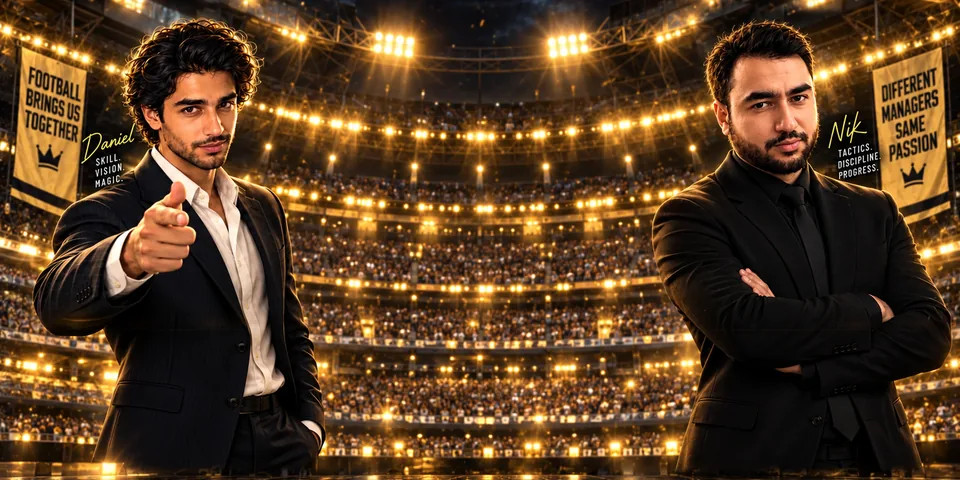
#> input picture visual-assets/v10_1/content/gazette/GZ_LEAD_DRAW.webp, 960 x 480 px
$ python -i mockup_diff.py   (imports and definitions only)
#> lines starting #> are read from the running program, lines starting #| are printed output that depends on the picture
#!/usr/bin/env python3
"""Mockup-diff gate for Career Mode Showdown screens.

Compares a build screenshot with Nik's mockup (and, optionally, the clean
plate cut from it) and writes scores + a side-by-side + an SSIM heatmap.

  python3 -m pip install pillow numpy scikit-image
  python3 mockup_diff.py --mockup REF_GOAL.jpg --build shot_1920x1080.png \
      [--plate ENV_PLATE_1X.webp] [--platemap platemap.json] --out outdir/

Both images are centre-cropped to 16:9 and compared at 960x540.
Scores: ssim (grey, structure), ssim_coarse (1/8 scale: composition and
light), dE_mean (CIEDE2000 colour), protected-box SSIM (faces/hands/packs,
from platemap.json, which is in mockup 1X pixels).
Gate (see MOCKUP_FIDELITY_REPORT.md): face boxes >= 0.90, other protected
boxes >= 0.75; ssim >= plate_ssim - 0.15; dE_mean <= plate_dE + 6.
Without a plate: ssim >= 0.55, dE_mean <= 14.
"""
import argparse, json, os, numpy as np
from PIL import Image, ImageOps
from skimage.metrics import structural_similarity as ssim
from skimage.color import rgb2lab, deltaE_ciede2000

W, H = 960, 540
GREY = np.array([.299, .587, .114], np.float32)

def load(p):
#> called with p = '../../content/gazette/GZ_LEAD_DRAW.webp'
    im = Image.open(p).convert('RGB'); w, h = im.size; t = 16 / 9
#> in load, im is the input picture: PIL image 960x480 RGB; mean R, G, B 88.6, 61.4, 35.1
#> after `w, h = im.size`: w = 960; h = 480
    if w / h > t + .01: nw = int(h * t); im = im.crop(((w - nw) // 2, 0, (w - nw) // 2 + nw, h))
#> after `nw = int(h * t)`: nw = 853
#> after `im = im.crop(((w - nw) // 2, 0, (w - nw) // 2 + nw, h))`:
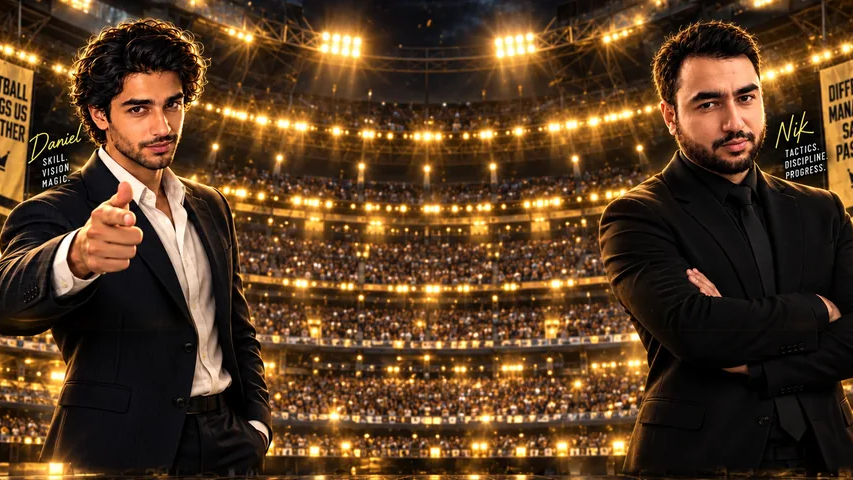
#> im: PIL image 853x480 RGB; mean R, G, B 86.1, 59.7, 34.9
    elif w / h < t - .01: nh = int(w / t); im = im.crop((0, (h - nh) // 2, w, (h - nh) // 2 + nh))
    return np.asarray(im.resize((W, H), Image.LANCZOS)).astype(np.float32) / 255

def coarse(x):
    return np.asarray(Image.fromarray((x * 255).astype('uint8')).resize((120, 68), Image.BOX)).astype(np.float32) / 255

def score(ref, a, boxes, sx):
    g = lambda x: x @ GREY
    v, m = ssim(g(ref), g(a), data_range=1, full=True, gaussian_weights=True, sigma=1.5)
    de = deltaE_ciede2000(rgb2lab(ref), rgb2lab(a))
    r = dict(ssim=round(float(v), 3),
             ssim_coarse=round(float(ssim(g(coarse(ref)), g(coarse(a)), data_range=1, gaussian_weights=True, sigma=1.5)), 3),
             dE_mean=round(float(de.mean()), 1), boxes={})
    for k, (x0, y0, x1, y1) in boxes.items():
        x0, y0, x1, y1 = (int(c * sx) for c in (x0, y0, x1, y1))
        r['boxes'][k] = round(float(m[y0:y1, x0:x1].mean()), 3)
    return r, m

def main():
    ap = argparse.ArgumentParser()
    ap.add_argument('--mockup', required=True); ap.add_argument('--build', required=True)
    ap.add_argument('--plate'); ap.add_argument('--platemap'); ap.add_argument('--out', default='.')
    a = ap.parse_args(); os.makedirs(a.out, exist_ok=True)
    ref = load(a.mockup); boxes, sx = {}, 1
    if a.platemap:
        pm = json.load(open(a.platemap)); boxes = pm.get('protected_boxes', {}); sx = W / pm['plate_1x_size'][0]
    res = {}
    b, m = score(ref, load(a.build), boxes, sx); res['build'] = b
    if a.plate: res['plate'], _ = score(ref, load(a.plate), boxes, sx)
    p = res.get('plate')
    checks = {'faces_ge_0.90': all(v >= .90 for k, v in b['boxes'].items() if k.startswith('face')),
              'other_boxes_ge_0.75': all(v >= .75 for k, v in b['boxes'].items() if not k.startswith('face')),
              'ssim': b['ssim'] >= (p['ssim'] - .15 if p else .55),
              'dE': b['dE_mean'] <= (p['dE_mean'] + 6 if p else 14)}
    res['gate'] = dict(checks, PASS=all(checks.values()))
    heat = Image.fromarray(np.clip((1 - m) * 255, 0, 255).astype('uint8'))
    base = Image.fromarray((ref * 255).astype('uint8')).convert('L').convert('RGB')
    Image.blend(base, ImageOps.colorize(heat, 'black', 'red'), .6).save(os.path.join(a.out, 'heatmap.jpg'), quality=82)
    Image.fromarray(np.hstack([(ref * 255).astype('uint8'), (load(a.build) * 255).astype('uint8')])).save(os.path.join(a.out, 'side_by_side.jpg'), quality=80)
    json.dump(res, open(os.path.join(a.out, 'scores.json'), 'w'), indent=1)
    print(json.dumps(res, indent=1))

# [2 lines not run here, left out]

>>> result = load('../../content/gazette/GZ_LEAD_DRAW.webp')

$ run again, on visual-assets/v10_1/content/gazette/GZ_LEAD_PRESS.webp
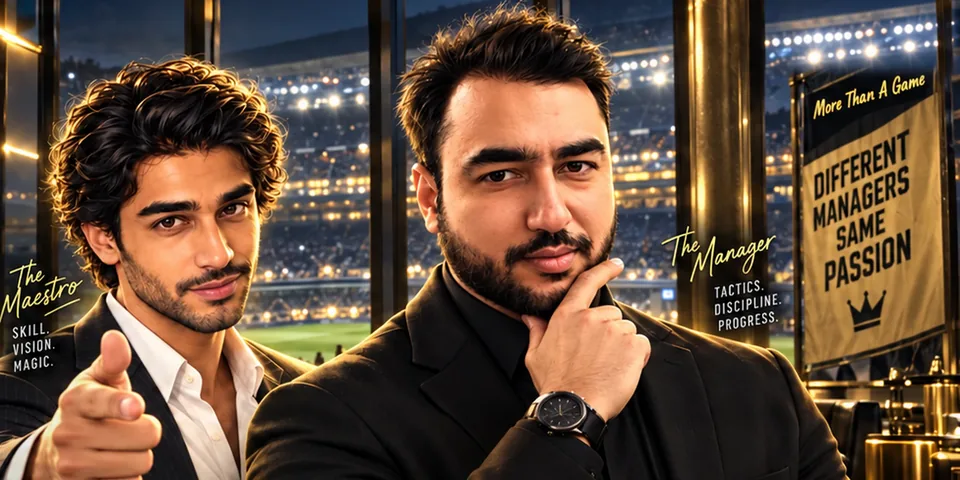
#> input picture visual-assets/v10_1/content/gazette/GZ_LEAD_PRESS.webp, 960 x 480 px
#> in load, im is the input picture: PIL image 960x480 RGB; mean R, G, B 98.7, 77.1, 60.2
#> in load, `im = im.crop(((w - nw) // 2, 0, (w - nw) // 2 + nw, h))`:
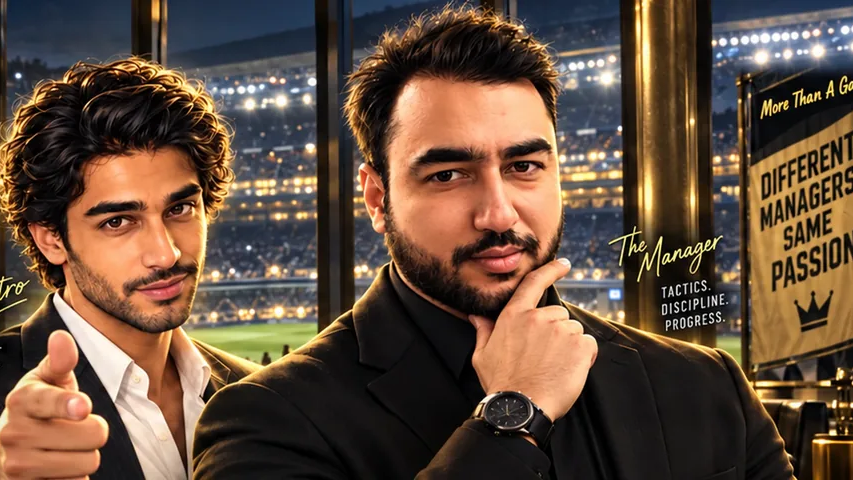
#> im: PIL image 853x480 RGB; mean R, G, B 99.7, 77.7, 61.4

$ run again, on visual-assets/v10_1/content/gazette/GZ_LEAD_SEASON.webp
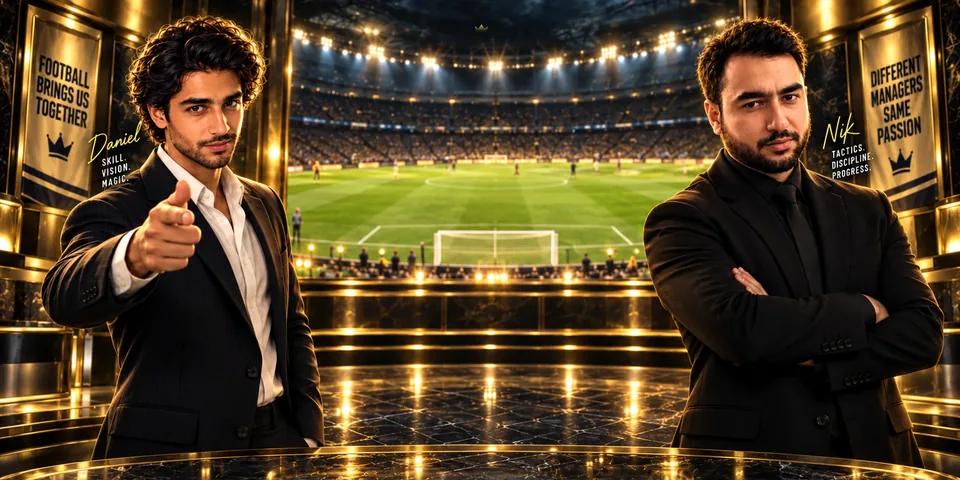
#> input picture visual-assets/v10_1/content/gazette/GZ_LEAD_SEASON.webp, 960 x 480 px
#> in load, im is the input picture: PIL image 960x480 RGB; mean R, G, B 83.9, 66.5, 38.5
#> in load, `im = im.crop(((w - nw) // 2, 0, (w - nw) // 2 + nw, h))`:
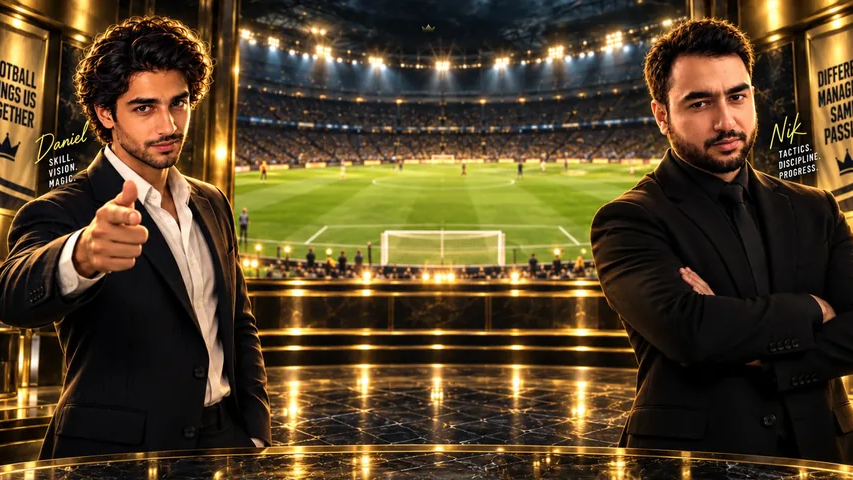
#> im: PIL image 853x480 RGB; mean R, G, B 83.3, 66.7, 39.3

$ run again, on visual-assets/v10_1/content/gazette/GZ_THINK_DANIEL.webp
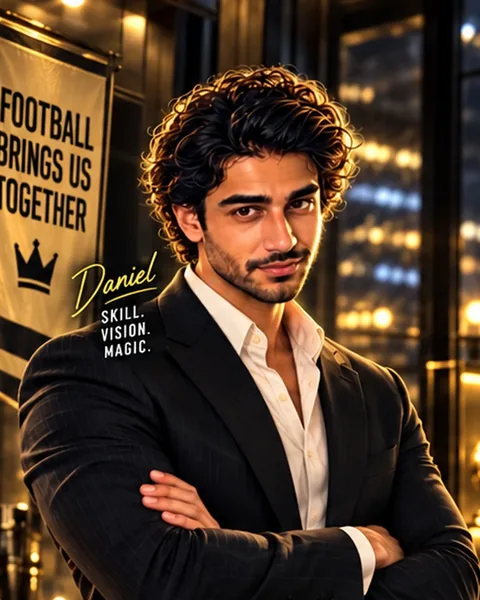
#> input picture visual-assets/v10_1/content/gazette/GZ_THINK_DANIEL.webp, 480 x 600 px
#> in load, im is the input picture: PIL image 480x600 RGB; mean R, G, B 79.2, 57.6, 39.2
#> in load, `im = im.crop((0, (h - nh) // 2, w, (h - nh) // 2 + nh))`:
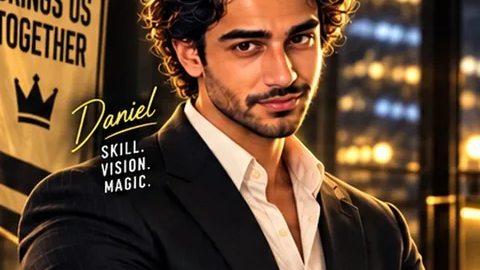
#> im: PIL image 480x270 RGB; mean R, G, B 98, 71.3, 48.8
#> in load, `return np.asarray(im.resize((W, H), Image.LANCZOS)).astype(np.float32)..`:
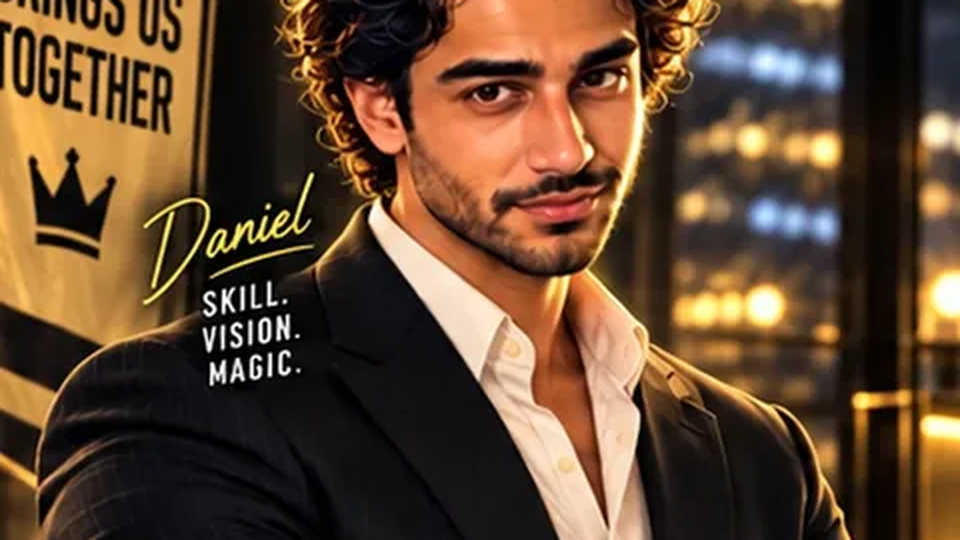
#> returned value: shape (540, 960, 3) float32; mean of channels 0, 1, 2 0.385, 0.28, 0.192; drawn as R, G, B
